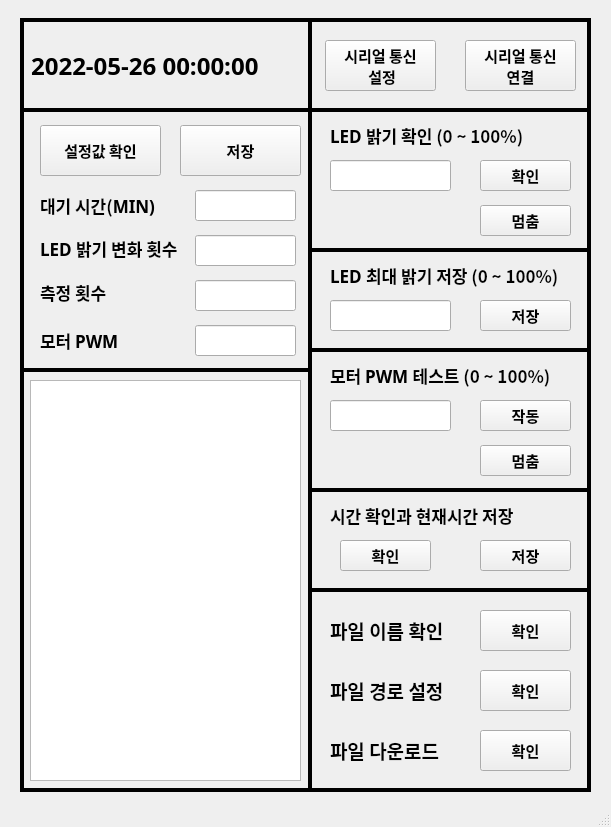
<?xml version="1.0" encoding="UTF-8"?>
<ui version="4.0">
 <class>MainWindow</class>
 <widget class="QMainWindow" name="MainWindow">
  <property name="geometry">
   <rect>
    <x>0</x>
    <y>0</y>
    <width>611</width>
    <height>827</height>
   </rect>
  </property>
  <property name="windowTitle">
   <string>MainWindow</string>
  </property>
  <widget class="QWidget" name="centralwidget">
   <widget class="QLabel" name="label_20">
    <property name="geometry">
     <rect>
      <x>-25</x>
      <y>40</y>
      <width>331</width>
      <height>51</height>
     </rect>
    </property>
    <property name="font">
     <font>
      <family>맑은 고딕</family>
      <pointsize>18</pointsize>
      <weight>75</weight>
      <bold>true</bold>
     </font>
    </property>
    <property name="text">
     <string>         2022-05-26 00:00:00</string>
    </property>
   </widget>
   <widget class="QListWidget" name="listWidget">
    <property name="geometry">
     <rect>
      <x>30</x>
      <y>380</y>
      <width>271</width>
      <height>401</height>
     </rect>
    </property>
    <property name="font">
     <font>
      <family>맑은 고딕</family>
      <pointsize>11</pointsize>
      <weight>75</weight>
      <bold>true</bold>
     </font>
    </property>
   </widget>
   <widget class="QPushButton" name="pushButton_2">
    <property name="geometry">
     <rect>
      <x>40</x>
      <y>125</y>
      <width>121</width>
      <height>51</height>
     </rect>
    </property>
    <property name="font">
     <font>
      <family>맑은 고딕</family>
      <pointsize>11</pointsize>
      <weight>75</weight>
      <bold>true</bold>
     </font>
    </property>
    <property name="text">
     <string>설정값 확인</string>
    </property>
   </widget>
   <widget class="Line" name="line">
    <property name="geometry">
     <rect>
      <x>20</x>
      <y>90</y>
      <width>571</width>
      <height>41</height>
     </rect>
    </property>
    <property name="frameShadow">
     <enum>QFrame::Plain</enum>
    </property>
    <property name="lineWidth">
     <number>4</number>
    </property>
    <property name="midLineWidth">
     <number>4</number>
    </property>
    <property name="orientation">
     <enum>Qt::Horizontal</enum>
    </property>
   </widget>
   <widget class="QPushButton" name="pushButton_4">
    <property name="geometry">
     <rect>
      <x>480</x>
      <y>610</y>
      <width>91</width>
      <height>41</height>
     </rect>
    </property>
    <property name="font">
     <font>
      <family>맑은 고딕</family>
      <pointsize>11</pointsize>
      <weight>75</weight>
      <bold>true</bold>
     </font>
    </property>
    <property name="text">
     <string>확인</string>
    </property>
   </widget>
   <widget class="QLabel" name="label_22">
    <property name="geometry">
     <rect>
      <x>40</x>
      <y>190</y>
      <width>131</width>
      <height>31</height>
     </rect>
    </property>
    <property name="font">
     <font>
      <family>맑은 고딕</family>
      <pointsize>13</pointsize>
      <weight>75</weight>
      <bold>true</bold>
     </font>
    </property>
    <property name="text">
     <string>대기 시간(MIN)</string>
    </property>
   </widget>
   <widget class="QLineEdit" name="lineEdit_2">
    <property name="geometry">
     <rect>
      <x>195</x>
      <y>280</y>
      <width>101</width>
      <height>31</height>
     </rect>
    </property>
    <property name="font">
     <font>
      <family>맑은 고딕</family>
      <pointsize>11</pointsize>
      <weight>75</weight>
      <bold>true</bold>
     </font>
    </property>
    <property name="alignment">
     <set>Qt::AlignCenter</set>
    </property>
   </widget>
   <widget class="QLabel" name="label_34">
    <property name="geometry">
     <rect>
      <x>330</x>
      <y>610</y>
      <width>141</width>
      <height>41</height>
     </rect>
    </property>
    <property name="font">
     <font>
      <family>맑은 고딕</family>
      <pointsize>14</pointsize>
      <weight>75</weight>
      <bold>true</bold>
     </font>
    </property>
    <property name="text">
     <string>파일 이름 확인</string>
    </property>
   </widget>
   <widget class="QLineEdit" name="lineEdit_3">
    <property name="geometry">
     <rect>
      <x>195</x>
      <y>190</y>
      <width>101</width>
      <height>31</height>
     </rect>
    </property>
    <property name="font">
     <font>
      <family>맑은 고딕</family>
      <pointsize>11</pointsize>
      <weight>75</weight>
      <bold>true</bold>
     </font>
    </property>
    <property name="alignment">
     <set>Qt::AlignCenter</set>
    </property>
   </widget>
   <widget class="QLabel" name="label_32">
    <property name="geometry">
     <rect>
      <x>40</x>
      <y>277</y>
      <width>111</width>
      <height>31</height>
     </rect>
    </property>
    <property name="font">
     <font>
      <family>맑은 고딕</family>
      <pointsize>13</pointsize>
      <weight>75</weight>
      <bold>true</bold>
     </font>
    </property>
    <property name="text">
     <string>측정 횟수</string>
    </property>
   </widget>
   <widget class="QLineEdit" name="lineEdit_5">
    <property name="geometry">
     <rect>
      <x>195</x>
      <y>235</y>
      <width>101</width>
      <height>31</height>
     </rect>
    </property>
    <property name="font">
     <font>
      <family>맑은 고딕</family>
      <pointsize>11</pointsize>
      <weight>75</weight>
      <bold>true</bold>
     </font>
    </property>
    <property name="alignment">
     <set>Qt::AlignCenter</set>
    </property>
   </widget>
   <widget class="QLineEdit" name="lineEdit_4">
    <property name="geometry">
     <rect>
      <x>195</x>
      <y>325</y>
      <width>101</width>
      <height>31</height>
     </rect>
    </property>
    <property name="font">
     <font>
      <family>맑은 고딕</family>
      <pointsize>11</pointsize>
      <weight>75</weight>
      <bold>true</bold>
     </font>
    </property>
    <property name="alignment">
     <set>Qt::AlignCenter</set>
    </property>
   </widget>
   <widget class="QLabel" name="label_31">
    <property name="geometry">
     <rect>
      <x>40</x>
      <y>233</y>
      <width>151</width>
      <height>31</height>
     </rect>
    </property>
    <property name="font">
     <font>
      <family>맑은 고딕</family>
      <pointsize>13</pointsize>
      <weight>75</weight>
      <bold>true</bold>
     </font>
    </property>
    <property name="text">
     <string>LED 밝기 변화 횟수</string>
    </property>
   </widget>
   <widget class="QLabel" name="label_33">
    <property name="geometry">
     <rect>
      <x>40</x>
      <y>325</y>
      <width>111</width>
      <height>31</height>
     </rect>
    </property>
    <property name="font">
     <font>
      <family>맑은 고딕</family>
      <pointsize>13</pointsize>
      <weight>75</weight>
      <bold>true</bold>
     </font>
    </property>
    <property name="text">
     <string>모터 PWM</string>
    </property>
   </widget>
   <widget class="Line" name="line_2">
    <property name="geometry">
     <rect>
      <x>20</x>
      <y>770</y>
      <width>571</width>
      <height>41</height>
     </rect>
    </property>
    <property name="frameShadow">
     <enum>QFrame::Plain</enum>
    </property>
    <property name="lineWidth">
     <number>4</number>
    </property>
    <property name="midLineWidth">
     <number>4</number>
    </property>
    <property name="orientation">
     <enum>Qt::Horizontal</enum>
    </property>
   </widget>
   <widget class="Line" name="line_3">
    <property name="geometry">
     <rect>
      <x>20</x>
      <y>0</y>
      <width>571</width>
      <height>41</height>
     </rect>
    </property>
    <property name="frameShadow">
     <enum>QFrame::Plain</enum>
    </property>
    <property name="lineWidth">
     <number>4</number>
    </property>
    <property name="midLineWidth">
     <number>4</number>
    </property>
    <property name="orientation">
     <enum>Qt::Horizontal</enum>
    </property>
   </widget>
   <widget class="Line" name="line_4">
    <property name="geometry">
     <rect>
      <x>12</x>
      <y>20</y>
      <width>20</width>
      <height>771</height>
     </rect>
    </property>
    <property name="frameShadow">
     <enum>QFrame::Plain</enum>
    </property>
    <property name="lineWidth">
     <number>4</number>
    </property>
    <property name="midLineWidth">
     <number>4</number>
    </property>
    <property name="orientation">
     <enum>Qt::Vertical</enum>
    </property>
   </widget>
   <widget class="Line" name="line_5">
    <property name="geometry">
     <rect>
      <x>579</x>
      <y>20</y>
      <width>20</width>
      <height>771</height>
     </rect>
    </property>
    <property name="frameShadow">
     <enum>QFrame::Plain</enum>
    </property>
    <property name="lineWidth">
     <number>4</number>
    </property>
    <property name="midLineWidth">
     <number>4</number>
    </property>
    <property name="orientation">
     <enum>Qt::Vertical</enum>
    </property>
   </widget>
   <widget class="Line" name="line_6">
    <property name="geometry">
     <rect>
      <x>300</x>
      <y>110</y>
      <width>20</width>
      <height>681</height>
     </rect>
    </property>
    <property name="frameShadow">
     <enum>QFrame::Plain</enum>
    </property>
    <property name="lineWidth">
     <number>4</number>
    </property>
    <property name="midLineWidth">
     <number>4</number>
    </property>
    <property name="orientation">
     <enum>Qt::Vertical</enum>
    </property>
   </widget>
   <widget class="Line" name="line_8">
    <property name="geometry">
     <rect>
      <x>20</x>
      <y>350</y>
      <width>291</width>
      <height>41</height>
     </rect>
    </property>
    <property name="frameShadow">
     <enum>QFrame::Plain</enum>
    </property>
    <property name="lineWidth">
     <number>4</number>
    </property>
    <property name="midLineWidth">
     <number>4</number>
    </property>
    <property name="orientation">
     <enum>Qt::Horizontal</enum>
    </property>
   </widget>
   <widget class="QPushButton" name="pushButton_5">
    <property name="geometry">
     <rect>
      <x>180</x>
      <y>125</y>
      <width>121</width>
      <height>51</height>
     </rect>
    </property>
    <property name="font">
     <font>
      <family>맑은 고딕</family>
      <pointsize>11</pointsize>
      <weight>75</weight>
      <bold>true</bold>
     </font>
    </property>
    <property name="text">
     <string>저장</string>
    </property>
   </widget>
   <widget class="QLabel" name="label_35">
    <property name="geometry">
     <rect>
      <x>330</x>
      <y>670</y>
      <width>141</width>
      <height>41</height>
     </rect>
    </property>
    <property name="font">
     <font>
      <family>맑은 고딕</family>
      <pointsize>14</pointsize>
      <weight>75</weight>
      <bold>true</bold>
     </font>
    </property>
    <property name="text">
     <string>파일 경로 설정</string>
    </property>
   </widget>
   <widget class="QPushButton" name="pushButton_6">
    <property name="geometry">
     <rect>
      <x>480</x>
      <y>670</y>
      <width>91</width>
      <height>41</height>
     </rect>
    </property>
    <property name="font">
     <font>
      <family>맑은 고딕</family>
      <pointsize>11</pointsize>
      <weight>75</weight>
      <bold>true</bold>
     </font>
    </property>
    <property name="text">
     <string>확인</string>
    </property>
   </widget>
   <widget class="QLabel" name="label_36">
    <property name="geometry">
     <rect>
      <x>330</x>
      <y>730</y>
      <width>141</width>
      <height>41</height>
     </rect>
    </property>
    <property name="font">
     <font>
      <family>맑은 고딕</family>
      <pointsize>14</pointsize>
      <weight>75</weight>
      <bold>true</bold>
     </font>
    </property>
    <property name="text">
     <string>파일 다운로드</string>
    </property>
   </widget>
   <widget class="QPushButton" name="pushButton_7">
    <property name="geometry">
     <rect>
      <x>480</x>
      <y>730</y>
      <width>91</width>
      <height>41</height>
     </rect>
    </property>
    <property name="font">
     <font>
      <family>맑은 고딕</family>
      <pointsize>11</pointsize>
      <weight>75</weight>
      <bold>true</bold>
     </font>
    </property>
    <property name="text">
     <string>확인</string>
    </property>
   </widget>
   <widget class="Line" name="line_10">
    <property name="geometry">
     <rect>
      <x>310</x>
      <y>570</y>
      <width>281</width>
      <height>41</height>
     </rect>
    </property>
    <property name="frameShadow">
     <enum>QFrame::Plain</enum>
    </property>
    <property name="lineWidth">
     <number>4</number>
    </property>
    <property name="midLineWidth">
     <number>4</number>
    </property>
    <property name="orientation">
     <enum>Qt::Horizontal</enum>
    </property>
   </widget>
   <widget class="QLabel" name="label_37">
    <property name="geometry">
     <rect>
      <x>330</x>
      <y>120</y>
      <width>241</width>
      <height>31</height>
     </rect>
    </property>
    <property name="font">
     <font>
      <family>맑은 고딕</family>
      <pointsize>13</pointsize>
      <weight>75</weight>
      <bold>true</bold>
     </font>
    </property>
    <property name="text">
     <string>LED 밝기 확인 (0 ~ 100%)</string>
    </property>
   </widget>
   <widget class="QPushButton" name="pushButton_8">
    <property name="geometry">
     <rect>
      <x>480</x>
      <y>160</y>
      <width>91</width>
      <height>31</height>
     </rect>
    </property>
    <property name="font">
     <font>
      <family>맑은 고딕</family>
      <pointsize>11</pointsize>
      <weight>75</weight>
      <bold>true</bold>
     </font>
    </property>
    <property name="text">
     <string>확인</string>
    </property>
   </widget>
   <widget class="QLineEdit" name="lineEdit_6">
    <property name="geometry">
     <rect>
      <x>330</x>
      <y>160</y>
      <width>121</width>
      <height>31</height>
     </rect>
    </property>
    <property name="font">
     <font>
      <family>맑은 고딕</family>
      <pointsize>11</pointsize>
      <weight>75</weight>
      <bold>true</bold>
     </font>
    </property>
    <property name="alignment">
     <set>Qt::AlignCenter</set>
    </property>
   </widget>
   <widget class="QPushButton" name="pushButton_3">
    <property name="geometry">
     <rect>
      <x>325</x>
      <y>40</y>
      <width>111</width>
      <height>51</height>
     </rect>
    </property>
    <property name="font">
     <font>
      <family>맑은 고딕</family>
      <pointsize>11</pointsize>
      <weight>75</weight>
      <bold>true</bold>
     </font>
    </property>
    <property name="text">
     <string>시리얼 통신
 설정</string>
    </property>
   </widget>
   <widget class="QPushButton" name="pushButton_9">
    <property name="geometry">
     <rect>
      <x>465</x>
      <y>40</y>
      <width>111</width>
      <height>51</height>
     </rect>
    </property>
    <property name="font">
     <font>
      <family>맑은 고딕</family>
      <pointsize>11</pointsize>
      <weight>75</weight>
      <bold>true</bold>
     </font>
    </property>
    <property name="text">
     <string>시리얼 통신
연결</string>
    </property>
   </widget>
   <widget class="Line" name="line_11">
    <property name="geometry">
     <rect>
      <x>300</x>
      <y>20</y>
      <width>20</width>
      <height>91</height>
     </rect>
    </property>
    <property name="frameShadow">
     <enum>QFrame::Plain</enum>
    </property>
    <property name="lineWidth">
     <number>4</number>
    </property>
    <property name="midLineWidth">
     <number>4</number>
    </property>
    <property name="orientation">
     <enum>Qt::Vertical</enum>
    </property>
   </widget>
   <widget class="QLabel" name="label_38">
    <property name="geometry">
     <rect>
      <x>330</x>
      <y>260</y>
      <width>251</width>
      <height>31</height>
     </rect>
    </property>
    <property name="font">
     <font>
      <family>맑은 고딕</family>
      <pointsize>13</pointsize>
      <weight>75</weight>
      <bold>true</bold>
     </font>
    </property>
    <property name="text">
     <string>LED 최대 밝기 저장 (0 ~ 100%)</string>
    </property>
   </widget>
   <widget class="QLineEdit" name="lineEdit_7">
    <property name="geometry">
     <rect>
      <x>330</x>
      <y>300</y>
      <width>121</width>
      <height>31</height>
     </rect>
    </property>
    <property name="font">
     <font>
      <family>맑은 고딕</family>
      <pointsize>11</pointsize>
      <weight>75</weight>
      <bold>true</bold>
     </font>
    </property>
    <property name="alignment">
     <set>Qt::AlignCenter</set>
    </property>
   </widget>
   <widget class="QPushButton" name="pushButton_10">
    <property name="geometry">
     <rect>
      <x>480</x>
      <y>300</y>
      <width>91</width>
      <height>31</height>
     </rect>
    </property>
    <property name="font">
     <font>
      <family>맑은 고딕</family>
      <pointsize>11</pointsize>
      <weight>75</weight>
      <bold>true</bold>
     </font>
    </property>
    <property name="text">
     <string>저장</string>
    </property>
   </widget>
   <widget class="QLineEdit" name="lineEdit_8">
    <property name="geometry">
     <rect>
      <x>330</x>
      <y>400</y>
      <width>121</width>
      <height>31</height>
     </rect>
    </property>
    <property name="font">
     <font>
      <family>맑은 고딕</family>
      <pointsize>11</pointsize>
      <weight>75</weight>
      <bold>true</bold>
     </font>
    </property>
    <property name="alignment">
     <set>Qt::AlignCenter</set>
    </property>
   </widget>
   <widget class="QLabel" name="label_39">
    <property name="geometry">
     <rect>
      <x>330</x>
      <y>360</y>
      <width>251</width>
      <height>31</height>
     </rect>
    </property>
    <property name="font">
     <font>
      <family>맑은 고딕</family>
      <pointsize>13</pointsize>
      <weight>75</weight>
      <bold>true</bold>
     </font>
    </property>
    <property name="text">
     <string>모터 PWM 테스트 (0 ~ 100%)</string>
    </property>
   </widget>
   <widget class="QPushButton" name="pushButton_11">
    <property name="geometry">
     <rect>
      <x>480</x>
      <y>400</y>
      <width>91</width>
      <height>31</height>
     </rect>
    </property>
    <property name="font">
     <font>
      <family>맑은 고딕</family>
      <pointsize>11</pointsize>
      <weight>75</weight>
      <bold>true</bold>
     </font>
    </property>
    <property name="text">
     <string>작동</string>
    </property>
   </widget>
   <widget class="QPushButton" name="pushButton_12">
    <property name="geometry">
     <rect>
      <x>480</x>
      <y>445</y>
      <width>91</width>
      <height>31</height>
     </rect>
    </property>
    <property name="font">
     <font>
      <family>맑은 고딕</family>
      <pointsize>11</pointsize>
      <weight>75</weight>
      <bold>true</bold>
     </font>
    </property>
    <property name="text">
     <string>멈춤</string>
    </property>
   </widget>
   <widget class="Line" name="line_12">
    <property name="geometry">
     <rect>
      <x>310</x>
      <y>470</y>
      <width>281</width>
      <height>41</height>
     </rect>
    </property>
    <property name="frameShadow">
     <enum>QFrame::Plain</enum>
    </property>
    <property name="lineWidth">
     <number>4</number>
    </property>
    <property name="midLineWidth">
     <number>4</number>
    </property>
    <property name="orientation">
     <enum>Qt::Horizontal</enum>
    </property>
   </widget>
   <widget class="Line" name="line_13">
    <property name="geometry">
     <rect>
      <x>310</x>
      <y>330</y>
      <width>281</width>
      <height>41</height>
     </rect>
    </property>
    <property name="frameShadow">
     <enum>QFrame::Plain</enum>
    </property>
    <property name="lineWidth">
     <number>4</number>
    </property>
    <property name="midLineWidth">
     <number>4</number>
    </property>
    <property name="orientation">
     <enum>Qt::Horizontal</enum>
    </property>
   </widget>
   <widget class="Line" name="line_14">
    <property name="geometry">
     <rect>
      <x>310</x>
      <y>230</y>
      <width>281</width>
      <height>41</height>
     </rect>
    </property>
    <property name="frameShadow">
     <enum>QFrame::Plain</enum>
    </property>
    <property name="lineWidth">
     <number>4</number>
    </property>
    <property name="midLineWidth">
     <number>4</number>
    </property>
    <property name="orientation">
     <enum>Qt::Horizontal</enum>
    </property>
   </widget>
   <widget class="QPushButton" name="pushButton_14">
    <property name="geometry">
     <rect>
      <x>480</x>
      <y>205</y>
      <width>91</width>
      <height>31</height>
     </rect>
    </property>
    <property name="font">
     <font>
      <family>맑은 고딕</family>
      <pointsize>11</pointsize>
      <weight>75</weight>
      <bold>true</bold>
     </font>
    </property>
    <property name="text">
     <string>멈춤</string>
    </property>
   </widget>
   <widget class="QLabel" name="label_40">
    <property name="geometry">
     <rect>
      <x>330</x>
      <y>500</y>
      <width>251</width>
      <height>31</height>
     </rect>
    </property>
    <property name="font">
     <font>
      <family>맑은 고딕</family>
      <pointsize>13</pointsize>
      <weight>75</weight>
      <bold>true</bold>
     </font>
    </property>
    <property name="text">
     <string>시간 확인과 현재시간 저장</string>
    </property>
   </widget>
   <widget class="QPushButton" name="pushButton_13">
    <property name="geometry">
     <rect>
      <x>340</x>
      <y>540</y>
      <width>91</width>
      <height>31</height>
     </rect>
    </property>
    <property name="font">
     <font>
      <family>맑은 고딕</family>
      <pointsize>11</pointsize>
      <weight>75</weight>
      <bold>true</bold>
     </font>
    </property>
    <property name="text">
     <string>확인</string>
    </property>
   </widget>
   <widget class="QPushButton" name="pushButton_15">
    <property name="geometry">
     <rect>
      <x>480</x>
      <y>540</y>
      <width>91</width>
      <height>31</height>
     </rect>
    </property>
    <property name="font">
     <font>
      <family>맑은 고딕</family>
      <pointsize>11</pointsize>
      <weight>75</weight>
      <bold>true</bold>
     </font>
    </property>
    <property name="text">
     <string>저장</string>
    </property>
   </widget>
  </widget>
  <widget class="QStatusBar" name="statusbar"/>
 </widget>
 <resources/>
 <connections/>
</ui>
